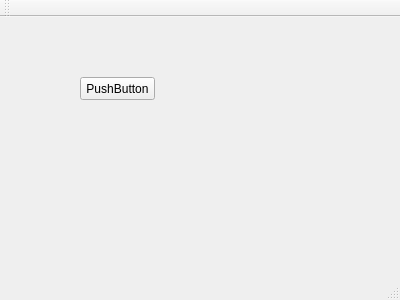
<?xml version="1.0" encoding="UTF-8"?>
<ui version="4.0">
 <class>MainWindow</class>
 <widget class="QMainWindow" name="MainWindow">
  <property name="geometry">
   <rect>
    <x>0</x>
    <y>0</y>
    <width>400</width>
    <height>300</height>
   </rect>
  </property>
  <property name="windowTitle">
   <string>MainWindow</string>
  </property>
  <widget class="QWidget" name="centralWidget">
   <widget class="QPushButton" name="pushButton">
    <property name="geometry">
     <rect>
      <x>80</x>
      <y>60</y>
      <width>75</width>
      <height>23</height>
     </rect>
    </property>
    <property name="text">
     <string>PushButton</string>
    </property>
   </widget>
  </widget>
  <widget class="QMenuBar" name="menuBar">
   <property name="geometry">
    <rect>
     <x>0</x>
     <y>0</y>
     <width>400</width>
     <height>21</height>
    </rect>
   </property>
  </widget>
  <widget class="QToolBar" name="mainToolBar">
   <attribute name="toolBarArea">
    <enum>TopToolBarArea</enum>
   </attribute>
   <attribute name="toolBarBreak">
    <bool>false</bool>
   </attribute>
  </widget>
  <widget class="QStatusBar" name="statusBar"/>
 </widget>
 <layoutdefault spacing="6" margin="11"/>
 <resources/>
 <connections>
  <connection>
   <sender>pushButton</sender>
   <signal>clicked()</signal>
   <receiver>MainWindow</receiver>
   <slot>close()</slot>
   <hints>
    <hint type="sourcelabel">
     <x>133</x>
     <y>106</y>
    </hint>
    <hint type="destinationlabel">
     <x>181</x>
     <y>181</y>
    </hint>
   </hints>
  </connection>
 </connections>
</ui>
